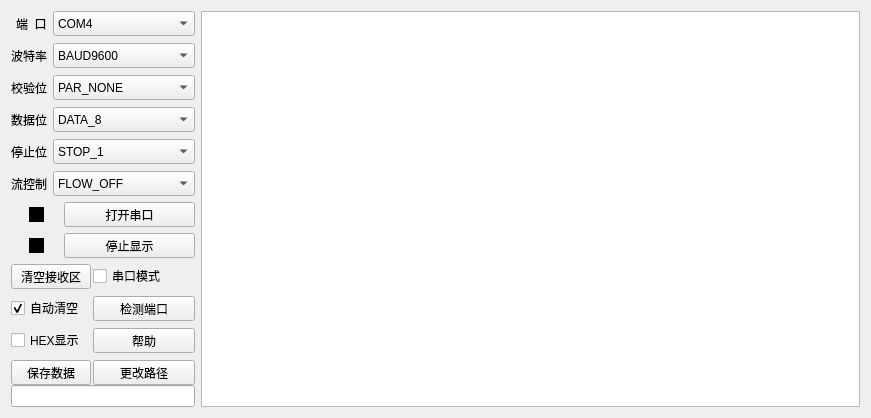
   <widget class="QWidget" name="layoutWidget">
    <property name="geometry">
     <rect>
      <x>10</x>
      <y>0</y>
      <width>871</width>
      <height>414</height>
     </rect>
    </property>
    <layout class="QHBoxLayout" name="horizontalLayout_2" stretch="10,40">
     <item>
      <layout class="QVBoxLayout" name="verticalLayout_3">
       <item>
        <layout class="QVBoxLayout" name="verticalLayout">
         <item>
          <layout class="QFormLayout" name="formLayout">
           <property name="sizeConstraint">
            <enum>QLayout::SetDefaultConstraint</enum>
           </property>
           <property name="fieldGrowthPolicy">
            <enum>QFormLayout::AllNonFixedFieldsGrow</enum>
           </property>
           <property name="labelAlignment">
            <set>Qt::AlignRight|Qt::AlignTrailing|Qt::AlignVCenter</set>
           </property>
           <property name="formAlignment">
            <set>Qt::AlignLeading|Qt::AlignLeft|Qt::AlignTop</set>
           </property>
           <property name="verticalSpacing">
            <number>7</number>
           </property>
           <item row="0" column="0">
            <widget class="QLabel" name="label_com">
             <property name="minimumSize">
              <size>
               <width>0</width>
               <height>25</height>
              </size>
             </property>
             <property name="maximumSize">
              <size>
               <width>16777215</width>
               <height>25</height>
              </size>
             </property>
             <property name="text">
              <string>端  口</string>
             </property>
            </widget>
           </item>
           <item row="0" column="1">
            <widget class="QComboBox" name="comboBox_com">
             <property name="minimumSize">
              <size>
               <width>0</width>
               <height>25</height>
              </size>
             </property>
             <property name="maximumSize">
              <size>
               <width>16777215</width>
               <height>25</height>
              </size>
             </property>
             <property name="currentIndex">
              <number>3</number>
             </property>
             <item>
              <property name="text">
               <string>COM1</string>
              </property>
             </item>
             <item>
              <property name="text">
               <string>COM2</string>
              </property>
             </item>
             <item>
              <property name="text">
               <string>COM3</string>
              </property>
             </item>
             <item>
              <property name="text">
               <string>COM4</string>
              </property>
             </item>
             <item>
              <property name="text">
               <string>COM5</string>
              </property>
             </item>
             <item>
              <property name="text">
               <string>COM6</string>
              </property>
             </item>
             <item>
              <property name="text">
               <string>COM7</string>
              </property>
             </item>
             <item>
              <property name="text">
               <string>COM8</string>
              </property>
             </item>
             <item>
              <property name="text">
               <string>COM9</string>
              </property>
             </item>
             <item>
              <property name="text">
               <string>COM10</string>
              </property>
             </item>
            </widget>
           </item>
           <item row="1" column="0">
            <widget class="QLabel" name="label_rate">
             <property name="minimumSize">
              <size>
               <width>0</width>
               <height>25</height>
              </size>
             </property>
             <property name="maximumSize">
              <size>
               <width>16777215</width>
               <height>25</height>
              </size>
             </property>
             <property name="text">
              <string>波特率</string>
             </property>
            </widget>
           </item>
           <item row="1" column="1">
            <widget class="QComboBox" name="comboBox_rate">
             <property name="minimumSize">
              <size>
               <width>0</width>
               <height>25</height>
              </size>
             </property>
             <property name="maximumSize">
              <size>
               <width>16777215</width>
               <height>25</height>
              </size>
             </property>
             <property name="currentIndex">
              <number>5</number>
             </property>
             <item>
              <property name="text">
               <string>BAUD300</string>
              </property>
             </item>
             <item>
              <property name="text">
               <string>BAUD600</string>
              </property>
             </item>
             <item>
              <property name="text">
               <string>BAUD1200</string>
              </property>
             </item>
             <item>
              <property name="text">
               <string>BAUD2400</string>
              </property>
             </item>
             <item>
              <property name="text">
               <string>BAUD4800</string>
              </property>
             </item>
             <item>
              <property name="text">
               <string>BAUD9600</string>
              </property>
             </item>
             <item>
              <property name="text">
               <string>BAUD19200</string>
              </property>
             </item>
             <item>
              <property name="text">
               <string>BAUD38400</string>
              </property>
             </item>
             <item>
              <property name="text">
               <string>BAUD57600</string>
              </property>
             </item>
             <item>
              <property name="text">
               <string>BAUD115200</string>
              </property>
             </item>
            </widget>
           </item>
           <item row="2" column="0">
            <widget class="QLabel" name="label_crc">
             <property name="minimumSize">
              <size>
               <width>0</width>
               <height>25</height>
              </size>
             </property>
             <property name="maximumSize">
              <size>
               <width>16777215</width>
               <height>25</height>
              </size>
             </property>
             <property name="text">
              <string>校验位</string>
             </property>
            </widget>
           </item>
           <item row="2" column="1">
            <widget class="QComboBox" name="comboBox_crc">
             <property name="minimumSize">
              <size>
               <width>0</width>
               <height>25</height>
              </size>
             </property>
             <property name="maximumSize">
              <size>
               <width>16777215</width>
               <height>25</height>
              </size>
             </property>
             <item>
              <property name="text">
               <string>PAR_NONE</string>
              </property>
             </item>
             <item>
              <property name="text">
               <string>PAR_ODD</string>
              </property>
             </item>
             <item>
              <property name="text">
               <string>PAR_EVEN</string>
              </property>
             </item>
             <item>
              <property name="text">
               <string>PAR_MARK</string>
              </property>
             </item>
             <item>
              <property name="text">
               <string>PAR_SPACE</string>
              </property>
             </item>
            </widget>
           </item>
           <item row="3" column="0">
            <widget class="QLabel" name="label_dataSize">
             <property name="minimumSize">
              <size>
               <width>0</width>
               <height>25</height>
              </size>
             </property>
             <property name="maximumSize">
              <size>
               <width>16777215</width>
               <height>25</height>
              </size>
             </property>
             <property name="text">
              <string>数据位</string>
             </property>
            </widget>
           </item>
           <item row="3" column="1">
            <widget class="QComboBox" name="comboBox_dataSize">
             <property name="minimumSize">
              <size>
               <width>0</width>
               <height>25</height>
              </size>
             </property>
             <property name="maximumSize">
              <size>
               <width>16777215</width>
               <height>25</height>
              </size>
             </property>
             <property name="currentIndex">
              <number>3</number>
             </property>
             <item>
              <property name="text">
               <string>DATA_5</string>
              </property>
             </item>
             <item>
              <property name="text">
               <string>DATA_6</string>
              </property>
             </item>
             <item>
              <property name="text">
               <string>DATA_7</string>
              </property>
             </item>
             <item>
              <property name="text">
               <string>DATA_8</string>
              </property>
             </item>
            </widget>
           </item>
           <item row="4" column="0">
            <widget class="QLabel" name="label_stopSize">
             <property name="minimumSize">
              <size>
               <width>0</width>
               <height>25</height>
              </size>
             </property>
             <property name="maximumSize">
              <size>
               <width>16777215</width>
               <height>25</height>
              </size>
             </property>
             <property name="text">
              <string>停止位</string>
             </property>
            </widget>
           </item>
           <item row="4" column="1">
            <widget class="QComboBox" name="comboBox_stopBit">
             <property name="minimumSize">
              <size>
               <width>0</width>
               <height>25</height>
              </size>
             </property>
             <property name="maximumSize">
              <size>
               <width>16777215</width>
               <height>25</height>
              </size>
             </property>
             <item>
              <property name="text">
               <string>STOP_1</string>
              </property>
             </item>
             <item>
              <property name="text">
               <string>STOP_1_5</string>
              </property>
             </item>
             <item>
              <property name="text">
               <string>STOP_2</string>
              </property>
             </item>
            </widget>
           </item>
           <item row="5" column="0">
            <widget class="QLabel" name="label_flow">
             <property name="minimumSize">
              <size>
               <width>0</width>
               <height>25</height>
              </size>
             </property>
             <property name="maximumSize">
              <size>
               <width>16777215</width>
               <height>25</height>
              </size>
             </property>
             <property name="text">
              <string>流控制</string>
             </property>
            </widget>
           </item>
           <item row="5" column="1">
            <widget class="QComboBox" name="comboBox_flow">
             <property name="minimumSize">
              <size>
               <width>0</width>
               <height>25</height>
              </size>
             </property>
             <property name="maximumSize">
              <size>
               <width>16777215</width>
               <height>25</height>
              </size>
             </property>
             <item>
              <property name="text">
               <string>FLOW_OFF</string>
              </property>
             </item>
             <item>
              <property name="text">
               <string>FLOW_XONXOFF</string>
              </property>
             </item>
             <item>
              <property name="text">
               <string>FLOW_HARDWARE</string>
              </property>
             </item>
            </widget>
           </item>
          </layout>
         </item>
         <item>
          <layout class="QHBoxLayout" name="horizontalLayout" stretch="20,20">
           <property name="spacing">
            <number>20</number>
           </property>
           <property name="leftMargin">
            <number>18</number>
           </property>
           <item>
            <widget class="QLabel" name="label_comStatus">
             <property name="sizePolicy">
              <sizepolicy hsizetype="Preferred" vsizetype="Preferred">
               <horstretch>0</horstretch>
               <verstretch>0</verstretch>
              </sizepolicy>
             </property>
             <property name="minimumSize">
              <size>
               <width>15</width>
               <height>15</height>
              </size>
             </property>
             <property name="maximumSize">
              <size>
               <width>15</width>
               <height>15</height>
              </size>
             </property>
             <property name="sizeIncrement">
              <size>
               <width>0</width>
               <height>0</height>
              </size>
             </property>
             <property name="baseSize">
              <size>
               <width>0</width>
               <height>0</height>
              </size>
             </property>
             <property name="layoutDirection">
              <enum>Qt::LeftToRight</enum>
             </property>
             <property name="styleSheet">
              <string notr="true">background-color: rgb(0, 0, 0);</string>
             </property>
             <property name="text">
              <string/>
             </property>
             <property name="alignment">
              <set>Qt::AlignCenter</set>
             </property>
             <property name="wordWrap">
              <bool>false</bool>
             </property>
            </widget>
           </item>
           <item>
            <widget class="QPushButton" name="pushButton_openClose">
             <property name="minimumSize">
              <size>
               <width>0</width>
               <height>25</height>
              </size>
             </property>
             <property name="maximumSize">
              <size>
               <width>16777215</width>
               <height>25</height>
              </size>
             </property>
             <property name="text">
              <string>打开串口</string>
             </property>
            </widget>
           </item>
          </layout>
         </item>
        </layout>
       </item>
       <item>
        <layout class="QHBoxLayout" name="horizontalLayout_11">
         <property name="spacing">
          <number>20</number>
         </property>
         <property name="leftMargin">
          <number>18</number>
         </property>
         <property name="rightMargin">
          <number>0</number>
         </property>
         <item>
          <widget class="QLabel" name="label_stopShow">
           <property name="sizePolicy">
            <sizepolicy hsizetype="Preferred" vsizetype="Preferred">
             <horstretch>0</horstretch>
             <verstretch>0</verstretch>
            </sizepolicy>
           </property>
           <property name="minimumSize">
            <size>
             <width>15</width>
             <height>15</height>
            </size>
           </property>
           <property name="maximumSize">
            <size>
             <width>15</width>
             <height>15</height>
            </size>
           </property>
           <property name="sizeIncrement">
            <size>
             <width>0</width>
             <height>0</height>
            </size>
           </property>
           <property name="baseSize">
            <size>
             <width>0</width>
             <height>0</height>
            </size>
           </property>
           <property name="layoutDirection">
            <enum>Qt::LeftToRight</enum>
           </property>
           <property name="styleSheet">
            <string notr="true">background-color: rgb(0, 0, 0);</string>
           </property>
           <property name="text">
            <string/>
           </property>
           <property name="alignment">
            <set>Qt::AlignCenter</set>
           </property>
           <property name="wordWrap">
            <bool>false</bool>
           </property>
          </widget>
         </item>
         <item>
          <widget class="QPushButton" name="pushButton_stopShow">
           <property name="minimumSize">
            <size>
             <width>0</width>
             <height>25</height>
            </size>
           </property>
           <property name="maximumSize">
            <size>
             <width>16777215</width>
             <height>25</height>
            </size>
           </property>
           <property name="text">
            <string>停止显示</string>
           </property>
          </widget>
         </item>
        </layout>
       </item>
       <item>
        <layout class="QVBoxLayout" name="verticalLayout_2" stretch="0,0">
         <property name="spacing">
          <number>0</number>
         </property>
         <item>
          <layout class="QFormLayout" name="formLayout_2">
           <property name="fieldGrowthPolicy">
            <enum>QFormLayout::AllNonFixedFieldsGrow</enum>
           </property>
           <property name="horizontalSpacing">
            <number>2</number>
           </property>
           <property name="verticalSpacing">
            <number>7</number>
           </property>
           <property name="bottomMargin">
            <number>0</number>
           </property>
           <item row="0" column="0">
            <widget class="QPushButton" name="pushButton_clearRec">
             <property name="minimumSize">
              <size>
               <width>0</width>
               <height>25</height>
              </size>
             </property>
             <property name="maximumSize">
              <size>
               <width>16777215</width>
               <height>25</height>
              </size>
             </property>
             <property name="text">
              <string>清空接收区</string>
             </property>
            </widget>
           </item>
           <item row="3" column="0">
            <widget class="QPushButton" name="pushButton_saveData">
             <property name="minimumSize">
              <size>
               <width>0</width>
               <height>25</height>
              </size>
             </property>
             <property name="maximumSize">
              <size>
               <width>16777215</width>
               <height>25</height>
              </size>
             </property>
             <property name="text">
              <string>保存数据</string>
             </property>
            </widget>
           </item>
           <item row="3" column="1">
            <widget class="QPushButton" name="pushButton_changeRoad">
             <property name="minimumSize">
              <size>
               <width>0</width>
               <height>25</height>
              </size>
             </property>
             <property name="maximumSize">
              <size>
               <width>16777215</width>
               <height>25</height>
              </size>
             </property>
             <property name="text">
              <string>更改路径</string>
             </property>
            </widget>
           </item>
           <item row="1" column="0">
            <widget class="QCheckBox" name="checkBox_autoClear">
             <property name="text">
              <string>自动清空</string>
             </property>
             <property name="checked">
              <bool>true</bool>
             </property>
            </widget>
           </item>
           <item row="1" column="1">
            <widget class="QPushButton" name="pushButton_checkCom">
             <property name="minimumSize">
              <size>
               <width>0</width>
               <height>25</height>
              </size>
             </property>
             <property name="maximumSize">
              <size>
               <width>16777215</width>
               <height>25</height>
              </size>
             </property>
             <property name="text">
              <string>检测端口</string>
             </property>
            </widget>
           </item>
           <item row="2" column="0">
            <widget class="QCheckBox" name="checkBox_hexShow">
             <property name="text">
              <string>HEX显示</string>
             </property>
             <property name="checked">
              <bool>false</bool>
             </property>
            </widget>
           </item>
           <item row="2" column="1">
            <widget class="QPushButton" name="pushButton_help">
             <property name="minimumSize">
              <size>
               <width>0</width>
               <height>25</height>
              </size>
             </property>
             <property name="maximumSize">
              <size>
               <width>16777215</width>
               <height>25</height>
              </size>
             </property>
             <property name="text">
              <string>帮助</string>
             </property>
            </widget>
           </item>
           <item row="0" column="1">
            <widget class="QCheckBox" name="checkBox_serialMode">
             <property name="text">
              <string>串口模式</string>
             </property>
            </widget>
           </item>
          </layout>
         </item>
         <item>
          <widget class="QLineEdit" name="lineEdit_dataRoad"/>
         </item>
        </layout>
       </item>
      </layout>
     </item>
     <item>
      <widget class="QTextEdit" name="textEdit_recZone">
       <property name="html">
        <string>&lt;!DOCTYPE HTML PUBLIC &quot;-//W3C//DTD HTML 4.0//EN&quot; &quot;http://www.w3.org/TR/REC-html40/strict.dtd&quot;&gt;
&lt;html&gt;&lt;head&gt;&lt;meta name=&quot;qrichtext&quot; content=&quot;1&quot; /&gt;&lt;style type=&quot;text/css&quot;&gt;
p, li { white-space: pre-wrap; }
&lt;/style&gt;&lt;/head&gt;&lt;body style=&quot; font-family:'SimSun'; font-size:9pt; font-weight:400; font-style:normal;&quot;&gt;
&lt;p align=&quot;justify&quot; style=&quot;-qt-paragraph-type:empty; margin-top:0px; margin-bottom:0px; margin-left:0px; margin-right:0px; -qt-block-indent:0; text-indent:0px;&quot;&gt;&lt;br /&gt;&lt;/p&gt;&lt;/body&gt;&lt;/html&gt;</string>
       </property>
      </widget>
     </item>
    </layout>
   </widget>
